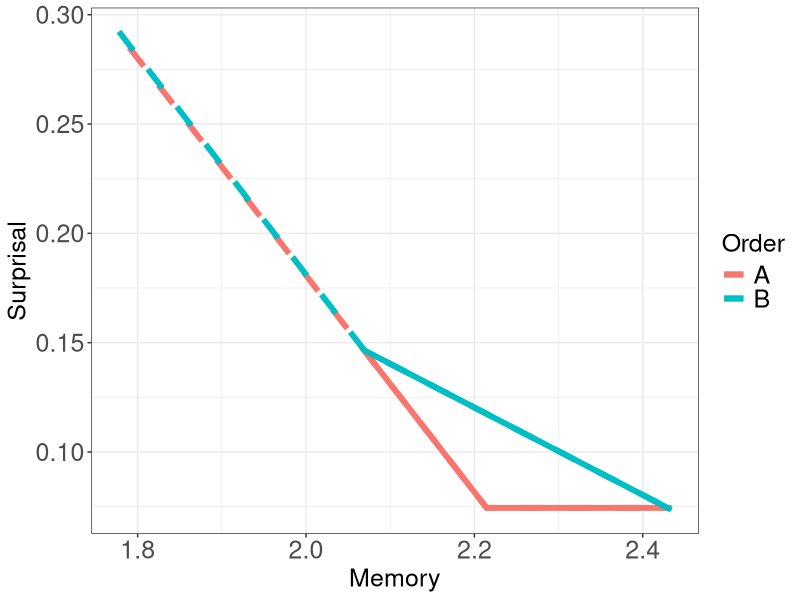
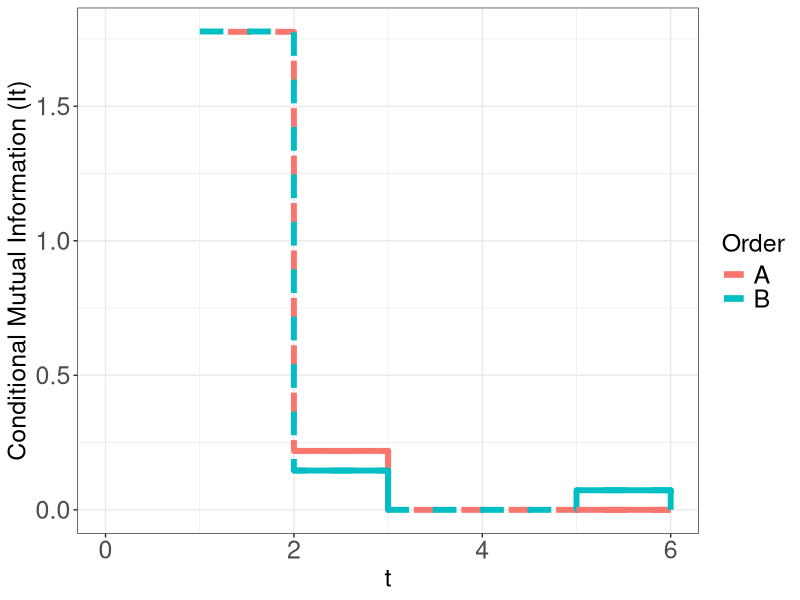
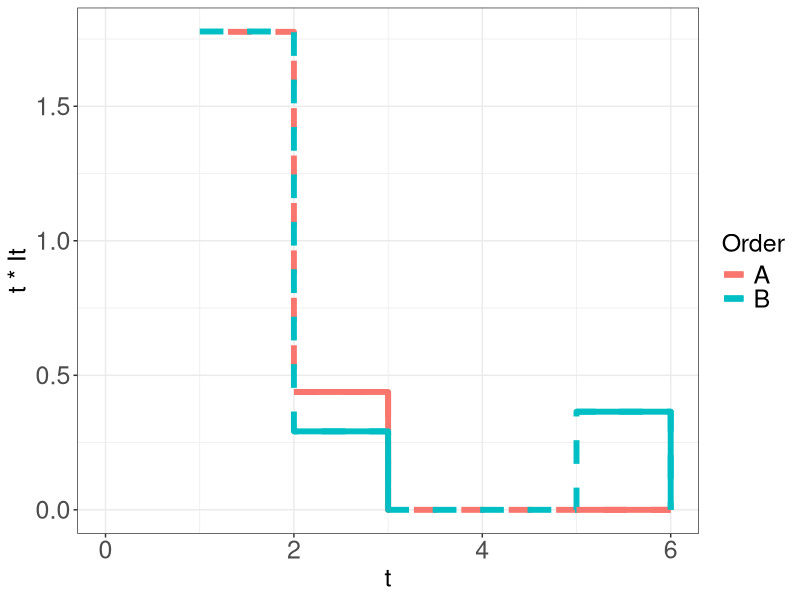
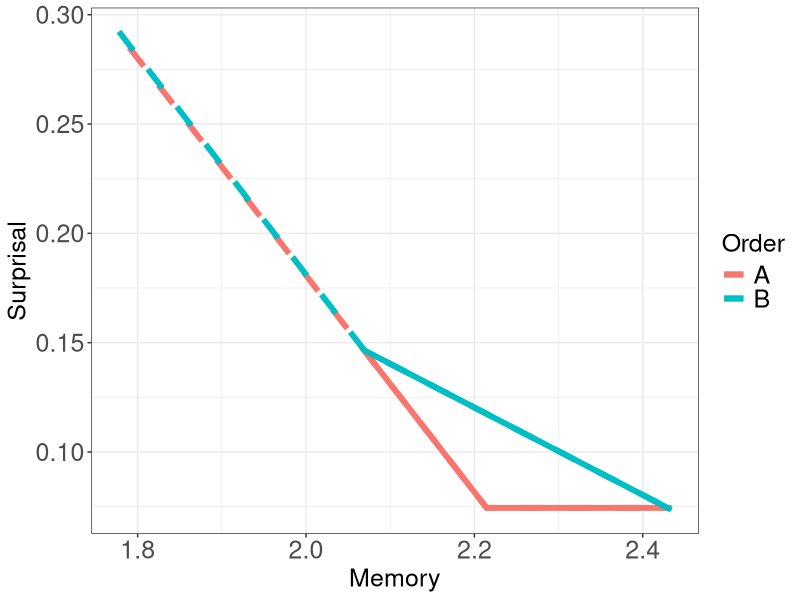

These charts were generated, in order, by the following R code:
library(tidyr)
library(dplyr)
library(ggplot2)

data = read.csv("results.tsv", sep="\t")

data = data %>% mutate(Order = ifelse(Type=="good", "A", "B"))


data = data %>% mutate(Distance_ = ifelse(Order == "A" & Distance == 1.0, 1.3, Distance))

plot = ggplot(data=data, aes(x=Distance_, y=MI, color=Order)) + 
	geom_step(data=data %>% filter(Order == "A"), size=2, linetype=2) + 
	geom_step(data=data %>% filter(Order == "B"), size=2, linetype=2) + 
	geom_step(data=data %>% filter(Distance_==2 | Distance_==3), size=2, linetype=1) + 
	geom_step(data=data %>% filter(Distance_==5 | Distance_==6), size=2, linetype=1) + 
	theme_bw() + 
	theme(axis.text=element_text(size=18), axis.title=element_text(size=18), legend.title=element_text(size=18), legend.text=element_text(size=18)) +
	xlab("t") + ylab("Conditional Mutual Information (It)")

ggsave("figures/toy-mis.pdf")




plot = ggplot(data=data, aes(x=Distance_, y=Distance * MI, color=Order)) + 
	geom_step(size=2, linetype=2) + 
	geom_step(data=data %>% filter(Distance_==2 | Distance_==3), size=2, linetype=1) + 
	geom_step(data=data %>% filter(Distance_==5 | Distance_==6), size=2, linetype=1) + 
	theme_bw() + 
	theme(axis.text=element_text(size=18), axis.title=element_text(size=18), legend.title=element_text(size=18), legend.text=element_text(size=18)) +
	xlab("t") + ylab("t * It")

ggsave("figures/toy-t-mis.pdf")



data$MI[is.na(data$MI)] = 0
data = data %>% group_by(Order) %>% mutate(CumMI = cumsum(MI), Memory = cumsum(Distance*MI)) %>% mutate(Surprisal = 2.07-CumMI)
#plot = ggplot(data=data %>% filter(Surprisal < 2.0), aes(x=Surprisal, y=Memory, color=Order)) + geom_line(size=2) + theme_bw() + theme(axis.text=element_text(size=18), axis.title=element_text(size=18), legend.title=element_text(size=18), legend.text=element_text(size=18))
#ggsave("figures/toy-surp-mem.pdf")

data = data %>% mutate(Surprisal_ = ifelse(Order == "A" & Memory < 2, 0.285, Surprisal))
data = data %>% mutate(Memory_ = ifelse(Order == "A" & Memory < 2, 1.79, Memory))


data_ = data %>% select(Surprisal_, Memory_, Order)

data_ = rbind(as.data.frame(data_), data.frame(Memory_=c(2.07, 2.433962), Surprisal_=c(0.146, 0.07441896), Order=c("A", "A")))

plot = ggplot(data=data_ %>% filter(Surprisal_ < 2.0), aes(x=Memory_, y=Surprisal_, color=Order)) + 
	geom_line(size=2, linetype=2) + 
	geom_line(data=data_%>%filter(Memory_>2.0), size=2, linetype=1) + 
	theme_bw() + 
	theme(axis.text=element_text(size=18), axis.title=element_text(size=18), legend.title=element_text(size=18), legend.text=element_text(size=18)) +
	xlab("Memory") + ylab("Surprisal")
plot






ggsave("figures/toy-mem-surp.pdf")
